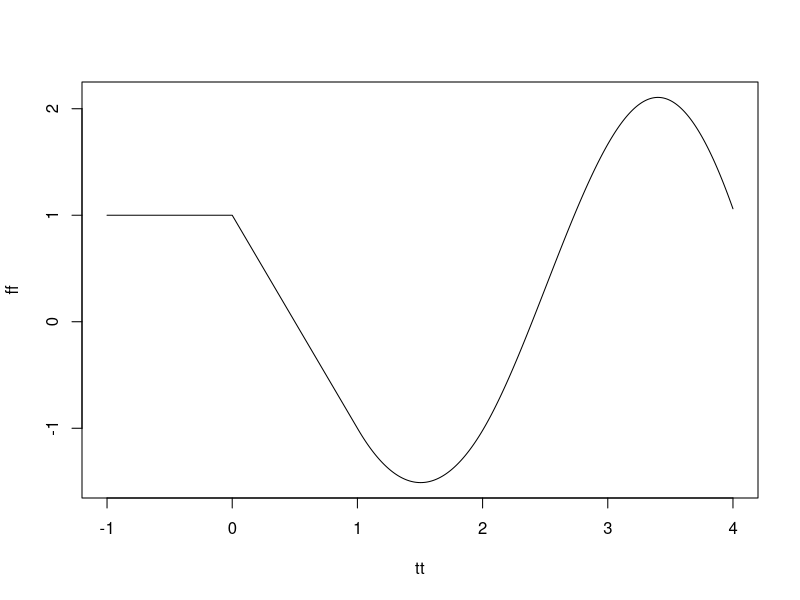

Source code (R):

tao = 1
niter = 4

Integral <- function(del, f){
np = 100
x = rep(0, np)

x[1] = f[np]
x1 = x[1]

for (i in 2:np){
x2 = x1 - del*2*f[i-1]
x[i] = x2
x1 = x2
}
ret = x
}

np = 100

t = seq(-1*tao,0,length.out = np)

del = t[2] - t[1]

f = rep(1,np)

ff = f
tt = t

for (i in 1:niter){
t = t+tao
x = Integral(del, f)
ff = c(ff, x)
tt = c(tt, t)
f = x
}

plot(tt, ff, type='l')

